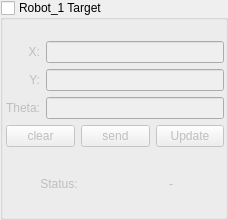
   <widget class="QGroupBox" name="groupBox_Target_robot1">
    <property name="geometry">
     <rect>
      <x>555</x>
      <y>240</y>
      <width>228</width>
      <height>220</height>
     </rect>
    </property>
    <property name="title">
     <string>Robot_1 Target</string>
    </property>
    <property name="checkable">
     <bool>true</bool>
    </property>
    <property name="checked">
     <bool>false</bool>
    </property>
    <widget class="QWidget" name="layoutWidget">
     <property name="geometry">
      <rect>
       <x>6</x>
       <y>41</y>
       <width>218</width>
       <height>174</height>
      </rect>
     </property>
     <layout class="QVBoxLayout" name="verticalLayout_19">
      <property name="sizeConstraint">
       <enum>QLayout::SetDefaultConstraint</enum>
      </property>
      <item>
       <layout class="QHBoxLayout" name="horizontalLayout_12">
        <item>
         <layout class="QVBoxLayout" name="verticalLayout_9">
          <item>
           <widget class="QLabel" name="label">
            <property name="layoutDirection">
             <enum>Qt::LeftToRight</enum>
            </property>
            <property name="text">
             <string>X:</string>
            </property>
            <property name="alignment">
             <set>Qt::AlignRight|Qt::AlignTrailing|Qt::AlignVCenter</set>
            </property>
           </widget>
          </item>
          <item>
           <widget class="QLabel" name="label_10">
            <property name="text">
             <string>Y:</string>
            </property>
            <property name="alignment">
             <set>Qt::AlignRight|Qt::AlignTrailing|Qt::AlignVCenter</set>
            </property>
           </widget>
          </item>
          <item>
           <widget class="QLabel" name="label_11">
            <property name="text">
             <string>Theta:</string>
            </property>
            <property name="alignment">
             <set>Qt::AlignRight|Qt::AlignTrailing|Qt::AlignVCenter</set>
            </property>
           </widget>
          </item>
         </layout>
        </item>
        <item>
         <layout class="QVBoxLayout" name="verticalLayout_10">
          <item>
           <widget class="QLineEdit" name="lineEdit_robot1_target_x"/>
          </item>
          <item>
           <widget class="QLineEdit" name="lineEdit_robot1_target_y"/>
          </item>
          <item>
           <widget class="QLineEdit" name="lineEdit_robot1_target_theta"/>
          </item>
         </layout>
        </item>
       </layout>
      </item>
      <item>
       <layout class="QVBoxLayout" name="verticalLayout_17">
        <item>
         <layout class="QHBoxLayout" name="horizontalLayout_15">
          <item>
           <widget class="QPushButton" name="pushButton_robot_1_clear">
            <property name="font">
             <font>
              <pointsize>9</pointsize>
             </font>
            </property>
            <property name="text">
             <string>clear</string>
            </property>
           </widget>
          </item>
          <item>
           <widget class="QPushButton" name="pushButton_robot_1_send">
            <property name="font">
             <font>
              <pointsize>9</pointsize>
             </font>
            </property>
            <property name="text">
             <string>send</string>
            </property>
           </widget>
          </item>
          <item>
           <widget class="QPushButton" name="pushButton_update_robot1">
            <property name="font">
             <font>
              <pointsize>9</pointsize>
             </font>
            </property>
            <property name="text">
             <string>Update</string>
            </property>
           </widget>
          </item>
         </layout>
        </item>
        <item>
         <layout class="QHBoxLayout" name="horizontalLayout_16">
          <item>
           <widget class="QLabel" name="label_16">
            <property name="text">
             <string>Status:</string>
            </property>
            <property name="alignment">
             <set>Qt::AlignCenter</set>
            </property>
           </widget>
          </item>
          <item>
           <widget class="QLabel" name="label_target_status_robot1">
            <property name="text">
             <string>-</string>
            </property>
            <property name="alignment">
             <set>Qt::AlignCenter</set>
            </property>
           </widget>
          </item>
         </layout>
        </item>
       </layout>
      </item>
     </layout>
    </widget>
   </widget>
